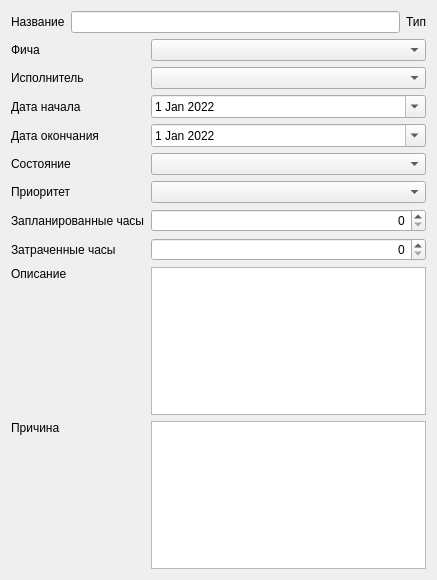
<?xml version="1.0" encoding="UTF-8"?>
<ui version="4.0">
 <class>SideTaskWidget</class>
 <widget class="QWidget" name="SideTaskWidget">
  <property name="geometry">
   <rect>
    <x>0</x>
    <y>0</y>
    <width>437</width>
    <height>580</height>
   </rect>
  </property>
  <property name="windowTitle">
   <string>Form</string>
  </property>
  <layout class="QFormLayout" name="formLayout">
   <item row="0" column="0" colspan="2">
    <layout class="QHBoxLayout" name="horizontalLayout_3">
     <item>
      <widget class="QLabel" name="label">
       <property name="text">
        <string>Название</string>
       </property>
      </widget>
     </item>
     <item>
      <widget class="QLineEdit" name="name">
       <property name="inputMask">
        <string/>
       </property>
      </widget>
     </item>
     <item>
      <widget class="QLabel" name="ltype">
       <property name="text">
        <string>Тип</string>
       </property>
      </widget>
     </item>
    </layout>
   </item>
   <item row="2" column="0">
    <widget class="QLabel" name="ladd_to">
     <property name="text">
      <string>Фича</string>
     </property>
    </widget>
   </item>
   <item row="4" column="0">
    <widget class="QLabel" name="label_4">
     <property name="text">
      <string>Исполнитель</string>
     </property>
    </widget>
   </item>
   <item row="6" column="0">
    <widget class="QLabel" name="label_7">
     <property name="text">
      <string>Дата начала</string>
     </property>
    </widget>
   </item>
   <item row="8" column="0">
    <widget class="QLabel" name="label_8">
     <property name="text">
      <string>Дата окончания</string>
     </property>
    </widget>
   </item>
   <item row="10" column="0">
    <widget class="QLabel" name="label_9">
     <property name="text">
      <string>Состояние</string>
     </property>
    </widget>
   </item>
   <item row="12" column="0">
    <widget class="QLabel" name="label_5">
     <property name="text">
      <string>Приоритет</string>
     </property>
    </widget>
   </item>
   <item row="19" column="0">
    <widget class="QLabel" name="ldedicated_hours">
     <property name="text">
      <string>Затраченные часы</string>
     </property>
    </widget>
   </item>
   <item row="21" column="0">
    <widget class="QLabel" name="label_2">
     <property name="text">
      <string>Описание</string>
     </property>
     <property name="alignment">
      <set>Qt::AlignLeading|Qt::AlignLeft|Qt::AlignTop</set>
     </property>
    </widget>
   </item>
   <item row="21" column="1">
    <widget class="QPlainTextEdit" name="description"/>
   </item>
   <item row="23" column="0">
    <widget class="QLabel" name="lreason">
     <property name="text">
      <string>Причина</string>
     </property>
     <property name="alignment">
      <set>Qt::AlignLeading|Qt::AlignLeft|Qt::AlignTop</set>
     </property>
    </widget>
   </item>
   <item row="23" column="1">
    <widget class="QPlainTextEdit" name="reason"/>
   </item>
   <item row="2" column="1">
    <widget class="QComboBox" name="feature_box">
     <property name="sizePolicy">
      <sizepolicy hsizetype="Expanding" vsizetype="Fixed">
       <horstretch>0</horstretch>
       <verstretch>0</verstretch>
      </sizepolicy>
     </property>
     <property name="minimumSize">
      <size>
       <width>150</width>
       <height>0</height>
      </size>
     </property>
    </widget>
   </item>
   <item row="4" column="1">
    <widget class="QComboBox" name="member_box">
     <property name="sizePolicy">
      <sizepolicy hsizetype="Expanding" vsizetype="Fixed">
       <horstretch>0</horstretch>
       <verstretch>0</verstretch>
      </sizepolicy>
     </property>
    </widget>
   </item>
   <item row="6" column="1">
    <widget class="QDateEdit" name="date_start">
     <property name="calendarPopup">
      <bool>true</bool>
     </property>
     <property name="date">
      <date>
       <year>2022</year>
       <month>1</month>
       <day>1</day>
      </date>
     </property>
    </widget>
   </item>
   <item row="8" column="1">
    <widget class="QDateEdit" name="date_end">
     <property name="calendarPopup">
      <bool>true</bool>
     </property>
     <property name="date">
      <date>
       <year>2022</year>
       <month>1</month>
       <day>1</day>
      </date>
     </property>
    </widget>
   </item>
   <item row="10" column="1">
    <widget class="QComboBox" name="status_box">
     <property name="sizePolicy">
      <sizepolicy hsizetype="Expanding" vsizetype="Fixed">
       <horstretch>0</horstretch>
       <verstretch>0</verstretch>
      </sizepolicy>
     </property>
    </widget>
   </item>
   <item row="12" column="1">
    <widget class="QComboBox" name="priority_box">
     <property name="sizePolicy">
      <sizepolicy hsizetype="Expanding" vsizetype="Fixed">
       <horstretch>0</horstretch>
       <verstretch>0</verstretch>
      </sizepolicy>
     </property>
    </widget>
   </item>
   <item row="19" column="1">
    <widget class="QSpinBox" name="planned_hours">
     <property name="sizePolicy">
      <sizepolicy hsizetype="MinimumExpanding" vsizetype="Fixed">
       <horstretch>0</horstretch>
       <verstretch>0</verstretch>
      </sizepolicy>
     </property>
     <property name="minimumSize">
      <size>
       <width>150</width>
       <height>0</height>
      </size>
     </property>
     <property name="layoutDirection">
      <enum>Qt::LeftToRight</enum>
     </property>
     <property name="alignment">
      <set>Qt::AlignRight|Qt::AlignTrailing|Qt::AlignVCenter</set>
     </property>
     <property name="maximum">
      <number>100000</number>
     </property>
    </widget>
   </item>
   <item row="16" column="0">
    <widget class="QLabel" name="label_6">
     <property name="text">
      <string>Запланированные часы</string>
     </property>
    </widget>
   </item>
   <item row="16" column="1">
    <widget class="QSpinBox" name="dedicated_hours">
     <property name="sizePolicy">
      <sizepolicy hsizetype="Expanding" vsizetype="Fixed">
       <horstretch>0</horstretch>
       <verstretch>0</verstretch>
      </sizepolicy>
     </property>
     <property name="layoutDirection">
      <enum>Qt::LeftToRight</enum>
     </property>
     <property name="alignment">
      <set>Qt::AlignRight|Qt::AlignTrailing|Qt::AlignVCenter</set>
     </property>
    </widget>
   </item>
  </layout>
 </widget>
 <resources/>
 <connections/>
</ui>
